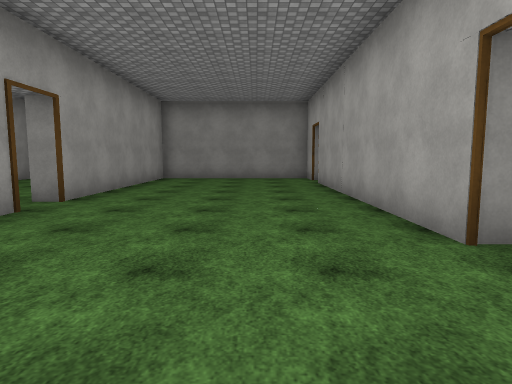
view 1 (above)

17 first-person views from a walk through a Unity game level. The camera is 1.5 m above the floor, tilts 6° down and sees 75° across. Doors are open. The floor is counted in squares, 2 m on a side. Each view is taken from the middle of a square. On the plan, view 1 faces up. The plan holds only what a view shows up to about 11 squares ahead; the rest is blank. The player is left out. Some surface patterns are stand-ins.

view 2
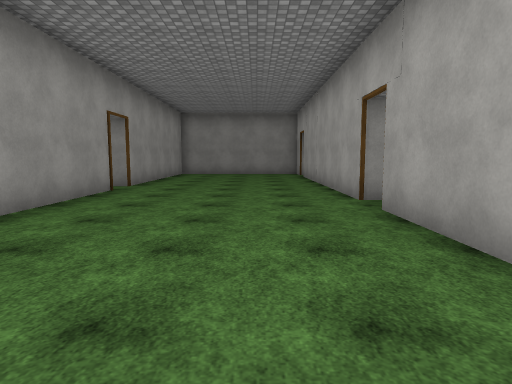

view 3
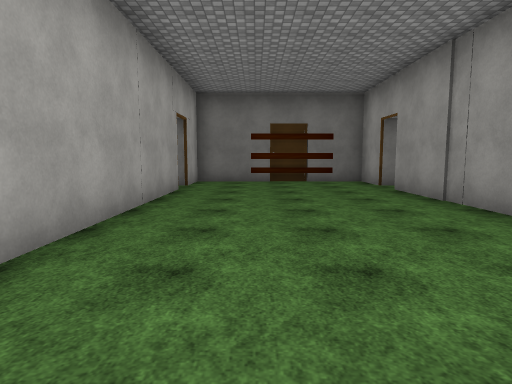

view 4
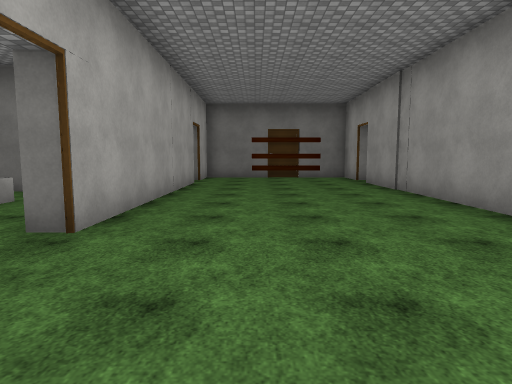

view 5
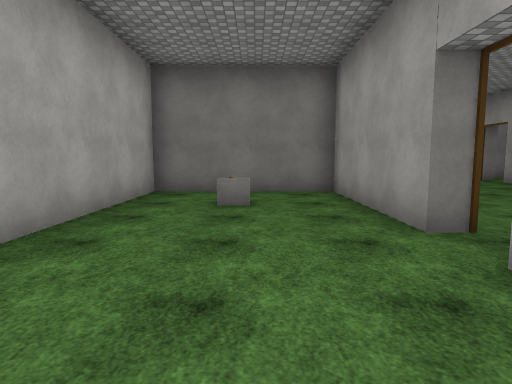

view 6
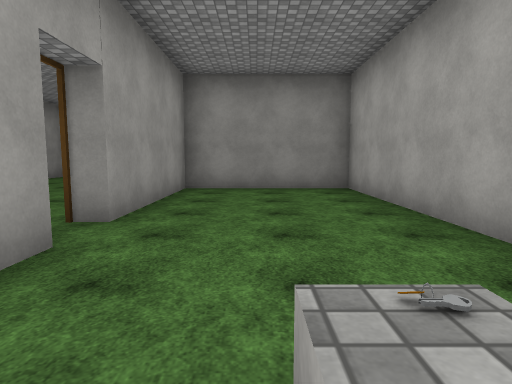

view 7
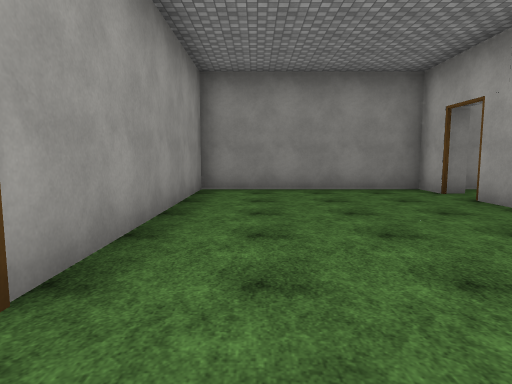

view 8
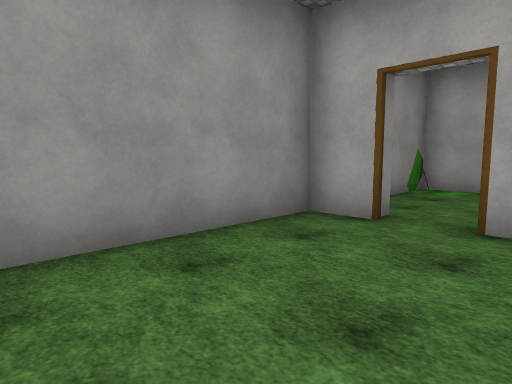

view 9
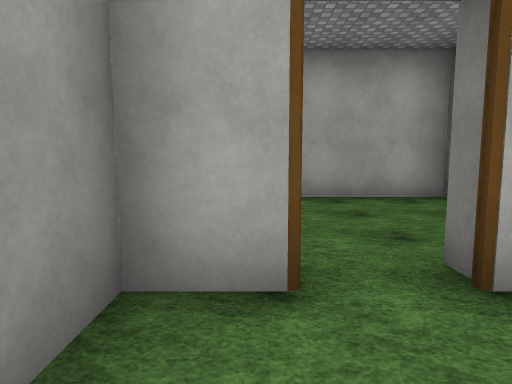

view 10
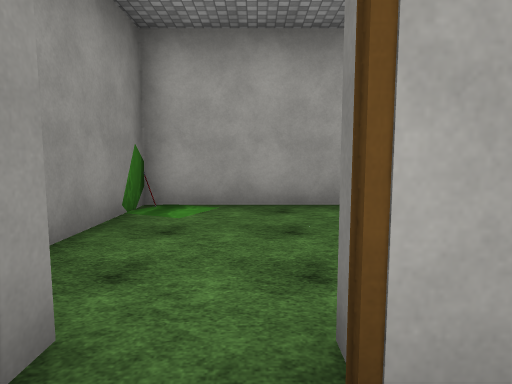

view 11
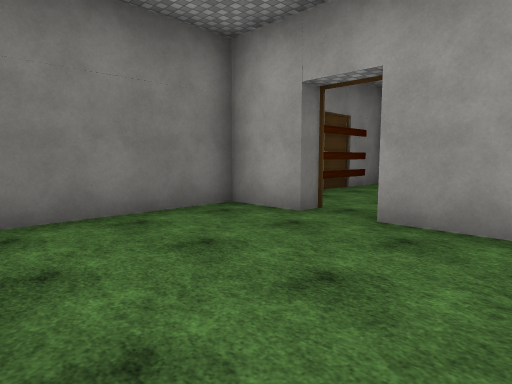

view 12
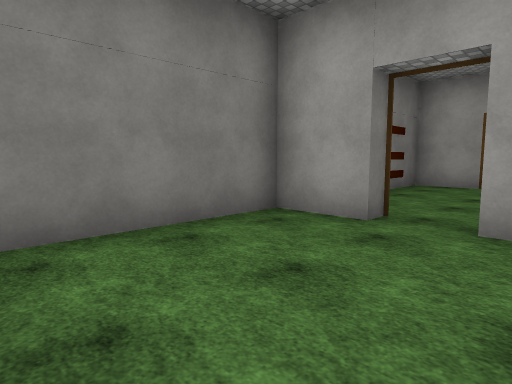

view 13
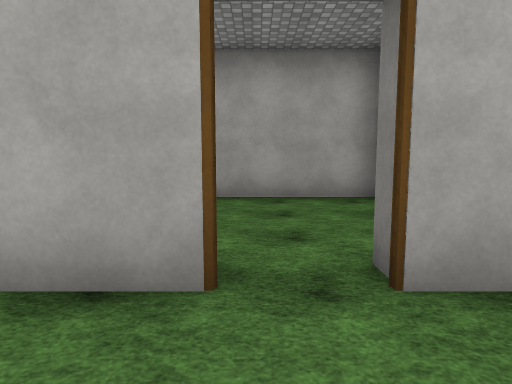

view 14
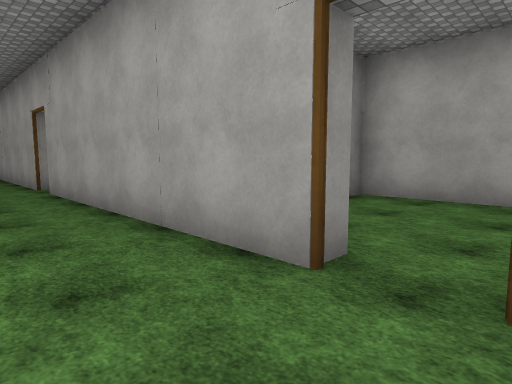

view 15
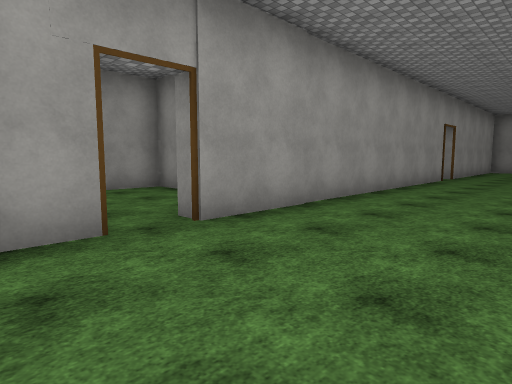

view 16
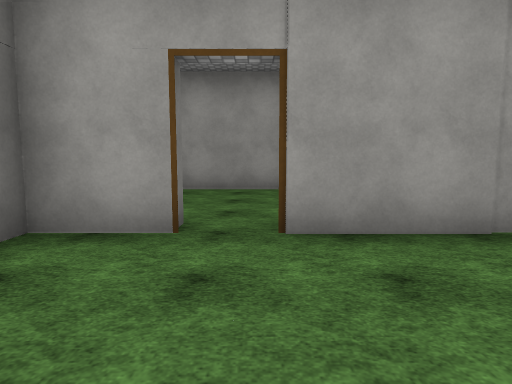

view 17
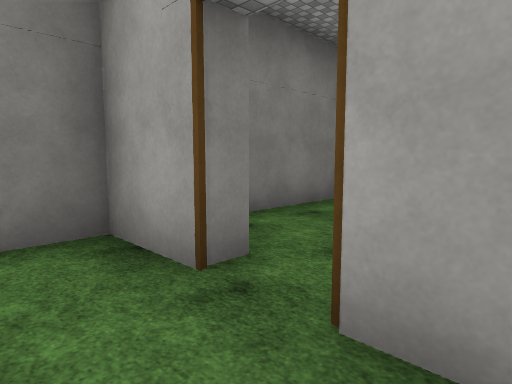

### Floor plan
Ten units are one square. View 1 is at (0, 0); x grows to the right and y downward. Boxes are objects, and circles mark ways between rooms. Rooms are numbered by the first view taken in them; rooms with no view inside come last. Other rooms are left out.
<svg viewBox="-37 -123 104 201">
<path fill="none" stroke="#000" d="M18 -28 18 -97M-32 -46 -32 47M18 47 18 -17M-32 58 -32 73 18 73 18 58M18 -108 18 -118 -32 -118 -32 -56M23 -17 23 22 62 22 62 -70 23 -70 23 -28M23 58 23 73 56 73M23 34 23 47M62 72 62 27 58 27"/>
<rect x="35" y="-5" width="10" height="10" fill="#bbb"><title>other object</title></rect>
<rect x="35" y="-15" width="10" height="10" fill="#bbb"><title>other object</title></rect>
<circle cx="20" cy="-25" r="3" fill="#2a7"/>
<circle cx="20" cy="55" r="3" fill="#2a7"/>
<text x="-10" y="-20">1</text>
<text x="40" y="-30">2</text>
<text x="40" y="50">3</text>
</svg>
Room 1 opens to room 2. Room 1 opens to room 3.

Where each view was taken, in squares from view 1:
view 1: 0 up, 0 right, facing up
view 2: 3 down, 0 right, facing up
view 3: 3 up, 0 right, facing down
view 4: 5 up, 0 right, facing down
view 5: 5 up, 4 right, facing down
view 6: 1 down, 4 right, facing up
view 7: 4 up, 2 left, facing up
view 8: 9 up, 2 left, facing up-right
view 9: 11 up, 0 right, facing right
view 10: 10 up, 1 right, facing right
view 11: 3 down, 6 right, facing down-left
view 12: 4 down, 6 right, facing down-left
view 13: 5 down, 0 right, facing right
view 14: 6 down, 0 right, facing up-right
view 15: 7 down, 0 right, facing up-left
view 16: 5 down, 0 right, facing left
view 17: 4 down, 2 left, facing down-left
